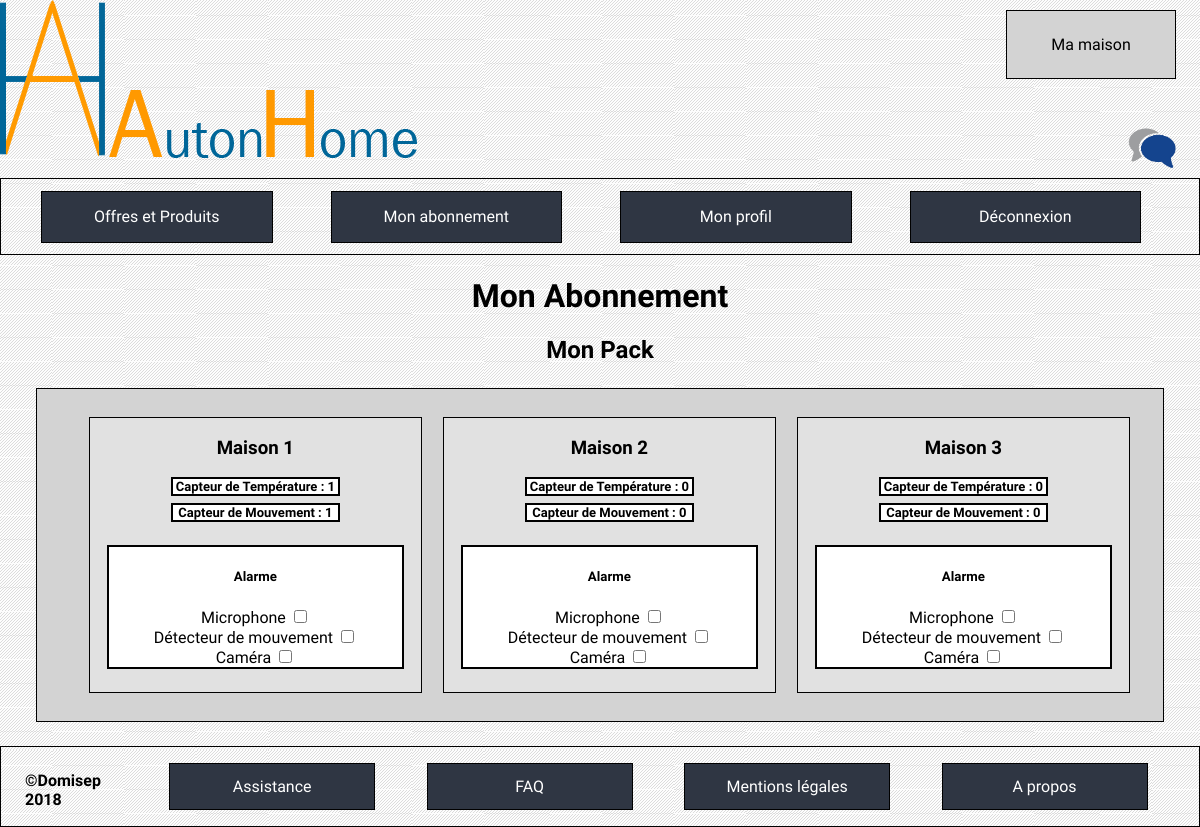
The page /index.php?cible=monabonnement (signed in) on the database its author committed.
### tables this page shows
CREATE TABLE `residence` (
  `ID` int(11) NOT NULL,
  `name` varchar(255) NOT NULL,
  `surface` int(10) NOT NULL,
  `nbPeople` int(10) NOT NULL,
  `secret` varchar(255) NOT NULL,
  `addressNumber` int(10) NOT NULL,
  `addressStreet` varchar(255) NOT NULL,
  `addressZipCode` int(255) NOT NULL,
  `addressCity` varchar(255) NOT NULL,
  `addressCountry` varchar(255) NOT NULL,
  `id_owner` int(255) NOT NULL,
  `id_tenant` int(255) DEFAULT NULL
);

### index.php (called while the page is built, shortened)
<?php
if(isset($_GET['cible']) && !empty($_GET['cible'])) {
    $url = $_GET['cible'];
} else {
    $url = 'accueil';
}
include('controleurs/' . $url . '.php');

### modele/subcriptionUsers.php (called while the page is built, shortened)
<?php
function findUserByIdInSubscription($bdd, $id)
{
    $statement = $bdd->prepare('SELECT id_subscription FROM subscription_user WHERE id_user = :id ');
    $statement->BindParam(':id', $id);
    $statement->execute();
    $subscriptionUser = $statement->fetch();
    return $subscriptionUser;
}
?>

### modele/house.php (called while the page is built, shortened)
<?php
function getAllUserHouses($bdd, $id){
    $ownStatement = $bdd->prepare('SELECT * FROM residence WHERE id_owner = :idOwn');
    $rentStatement = $bdd->prepare('SELECT * FROM residence WHERE id_tenant = :idRent');
    $ownStatement->bindParam(':idOwn', $id);
    $rentStatement->bindParam('idRent', $id);
    $ownStatement->execute();
    $rentStatement->execute();
    $owned = $ownStatement->fetchAll();
    $rented = $rentStatement->fetchAll();
    return (array($owned, $rented));
}

### modele/sensors.php (called while the page is built, shortened)
    <?php
function getAllTypeSensorsFromResidence ($bdd,$id_residence,$id_type){
    $statement = $bdd->prepare('SELECT sensor.ID  FROM room INNER JOIN sensor ON sensor.id_room = room.ID WHERE id_residency = :idResidence AND id_SensorType=:idType ');
    $statement->bindParam(':idResidence', $id_residence);
    $statement->bindParam(':idType', $id_type);
    $statement->execute();
    $residenceSensors = $statement ->fetchAll();
    return $residenceSensors;
}
?>

### vues/monabonnement.php (the view, shortened to what this page needs)
<h1>Mon Abonnement</h1>
    <h2>
<?php
if (findUserByIdInSubscription($bdd,$_SESSION['userId'][0])==1){echo ("Mon Pack");}
else { echo("Mon Pack");} ?>
    </h2>
<div class="display-houses">
    <ul class="my-house-list">
        <?php foreach ($myHouses as $house){?>
            <li>
                <?php
                $i=0;
                $j=0;
                $sensorTemperatureInHouse=getAllTypeSensorsFromResidence($bdd,$house['ID'],2);
                $sensorMouvementInHouse=getAllTypeSensorsFromResidence($bdd,$house['ID'],3);
                $i=$i+count($sensorTemperatureInHouse);
                $j=$j+count($sensorMouvementInHouse);?>
                <h3>
                    <?php echo ($house['name']);?>
                </h3>
                <h4 class="temperature">
                    Capteur de Température : <?php echo ($i) ?>
                </h4>
                <h4 class="movement">
                    Capteur de Mouvement : <?php echo ($j) ?>
                </h4>
                <section>
                    <form class="formulairemonabonnement" method="post">
                        <div class="elementsformulairemonabonnement">
                            <h5>Alarme</h5>
                            <label> Microphone </label>
                            <input type="checkbox" name="micro" placeholder="micro"> <br>
                            <label> Détecteur de mouvement</label>
                            <input type="checkbox" name ="détecteurmouvement" placeholder="détecteurmouvement"><br>
                            <label>Caméra</label>
                            <input type ="checkbox" name="Caméra"> <br>
                    </form>
                </section>
            </li>
        <?php } ?>
    </ul>
</div>
<?php require ('vues/footer.php'); ?>

### vues/CSS/all.css (style rules this page uses)
body { font-family: 'Muli', sans-serif; background: url("../../ressources/pictures/fondblanc.jpg") fixed ; margin: 0; }

### vues/CSS/monabonnement.css (style rules this page uses)
h1 { justify-content: center; text-align: center; }
.display-houses { background-color: lightgrey; margin-left: 3%; margin-right: 3%; padding : 1%; margin-bottom: 2%; margin-top: 2%; border : 1px solid black; }
.display-houses ul { display: flex; flex-direction: row; list-style-type: none; justify-content: space-around; }
.display-houses li { background-color: #e1e1e1; display: flex; flex-direction: column; text-align: center; flex-wrap: wrap; border: 1px solid black; width: 100%; margin-right: 2%; justify-content: center; }
.formulairemonabonnement { border: 2px solid black; margin: 5%; justify-content: center; background-color: white; }
h2 { margin:auto; text-align: center; }
.movement, .temperature { border: 2px solid black; padding:auto; font-size: small; justify-content: center; text-align: center; width: 50%; margin: auto; margin-bottom: 2%; background-color: white; }

### rows shown on the page
residence: name "Maison 1", i "1", j "1"
residence: name "Maison 2", i "0", j "0"
residence: name "Maison 3", i "0", j "0"
